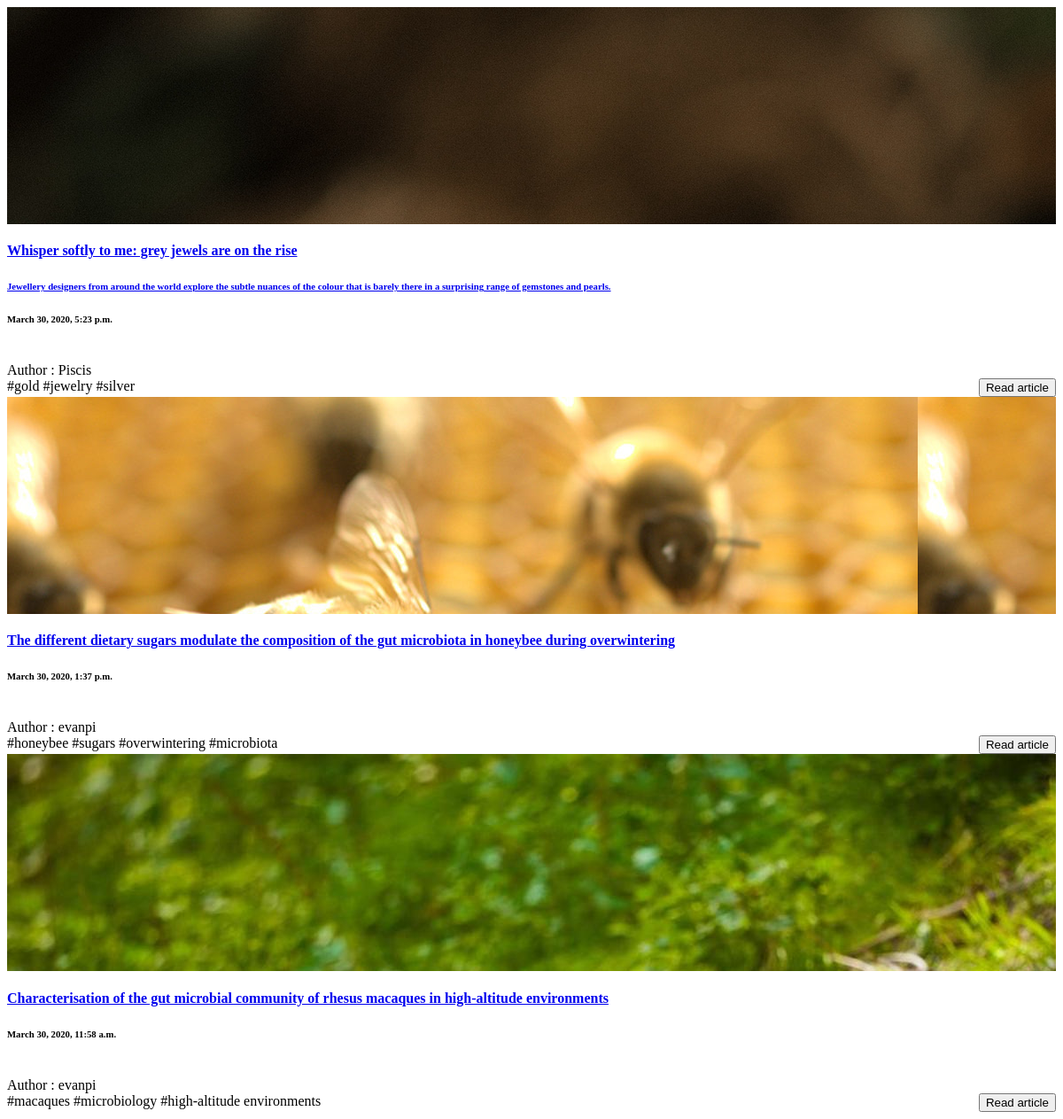
The page /ajaxArticles on the database as committed earlier.
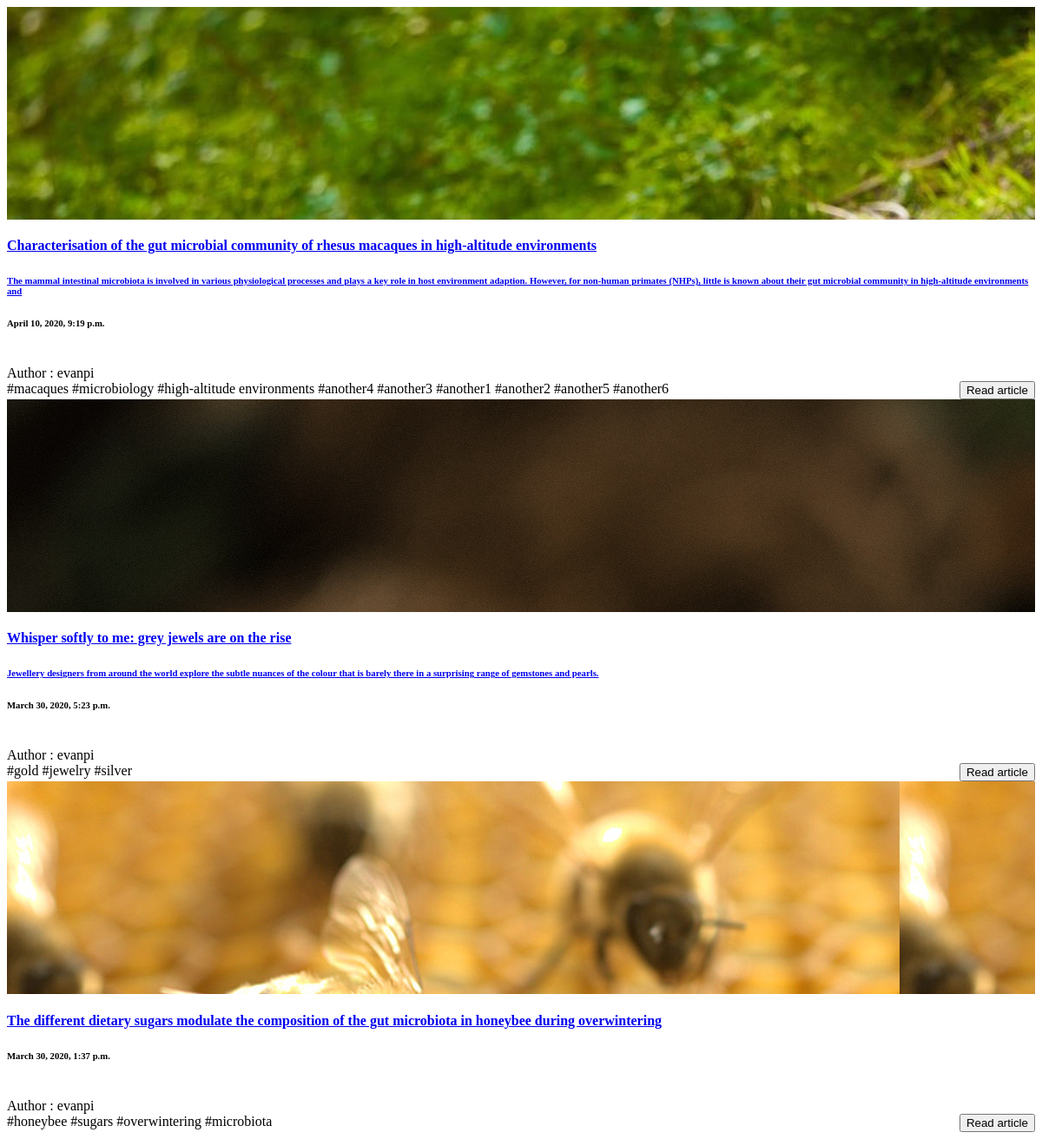
The same page on the database as committed later.
### articles/models.py (models this page shows, shortened)
class Articles(models.Model):
    class Meta:
        verbose_name = 'Article'
        verbose_name_plural = 'Articles'
    title = models.CharField(max_length=256)
    slug = models.SlugField(editable=False,max_length=256)
    subtitle = models.TextField(max_length=256, blank=True)
    image = models.ImageField(upload_to = "Articles_Images", default='')
    article = RichTextUploadingField()
    tags = TaggableManager()
    created = models.DateTimeField(auto_now_add=True)
    updated = models.DateTimeField(auto_now=True)
    publish_date = models.DateTimeField()
    author = models.CharField(editable=False, default='', max_length=256)

### articles/views.py (the view)
# urls.py: path('ajaxArticles', views.ajaxArticles, name='ajaxArticles'),
def ajaxArticles(request):
    current_datetime = localtime(now())
    articles = Articles.objects.filter(publish_date__lte=current_datetime).order_by('-publish_date')
    articles_Filter = ArticlesFilter(request.POST, queryset=articles)
    articles = articles_Filter.qs
    context ={'articles':articles}
    return render(request , 'articles/ajaxArticles.html', context)

### articles/templates/articles/ajaxArticles.html (shortened to what this page needs)
{% load thumbnail %}
{% if articles.count != 0 %}
{% for article in articles %}
<div class="col-12 col-xl-6">
  <div class="container-fluid">
    <div class="row articleRow">
      {% thumbnail article.image "500x500" quality=91 as im %}
      <div style="background-image:url({{im.url}}); min-height:245px;" class="col-12 col-sm-5 col-lg-4 articleImageDiv">
      </div>
      {% endthumbnail %}
      <div class="col-12 col-sm-7 col-lg-8">
        <div class="articleInfo">
          <div class="title-Subtitle-Publised-Author">
            <a href="{% url 'article' article.slug %}">
              <h4 class="articleTitle">{{article.title}}</h4>
              {% if article.subtitle != '' %}
              <div class="fade-div">
                <h6 class="articleSubtitle text-muted">{{article.subtitle}}</h6>
              </div>
              {% endif %}
            </a>
            <h6 class="text-muted published"> {{article.publish_date}}</h6><br>
            <span class="author" >Author : {{article.author}}</span>
          </div>
          <div style="display:flex; flex:1; justify-content:space-between; width:100%;">
            <div class="tags">
              <div>
                {% for tag in article.tags.all %}
                <span>#{{ tag }}</span>
                {% endfor %}
              </div>
            </div>
            <a href="{% url 'article' article.slug %}">
              <button type="button" class="btn btn-outline-dark readArticle">Read article <br> </button>
            </a>
          </div>
        </div>
      </div>
    </div>
  </div>
</div>
{% endfor %}
{% endif %}

Rows that differ between the two databases and show on the page:
changed Articles: subtitle (not shown) → "The mammal intestinal microbiota is involved in various physiological processes and plays a key role in host environment adaption. However, for non-human primates (NHPs), little is known about their gut microbial community in high-altitude environments and"; publish_date "March 30, 2020, 11:58 a.m." → "April 10, 2020, 9:19 p.m."; moves up the list
added Tag: name "another4", shown under Articles "Characterisation of the gut microbial community of rhesus macaques in high-altitude environments"
added Tag: name "another3", shown under Articles "Characterisation of the gut microbial community of rhesus macaques in high-altitude environments"
added Tag: name "another1", shown under Articles "Characterisation of the gut microbial community of rhesus macaques in high-altitude environments"
added Tag: name "another2", shown under Articles "Characterisation of the gut microbial community of rhesus macaques in high-altitude environments"
added Tag: name "another5", shown under Articles "Characterisation of the gut microbial community of rhesus macaques in high-altitude environments"
added Tag: name "another6", shown under Articles "Characterisation of the gut microbial community of rhesus macaques in high-altitude environments"
changed Articles "Whisper softly to me: grey jewels are on the rise": author "Piscis" → "evanpi"
